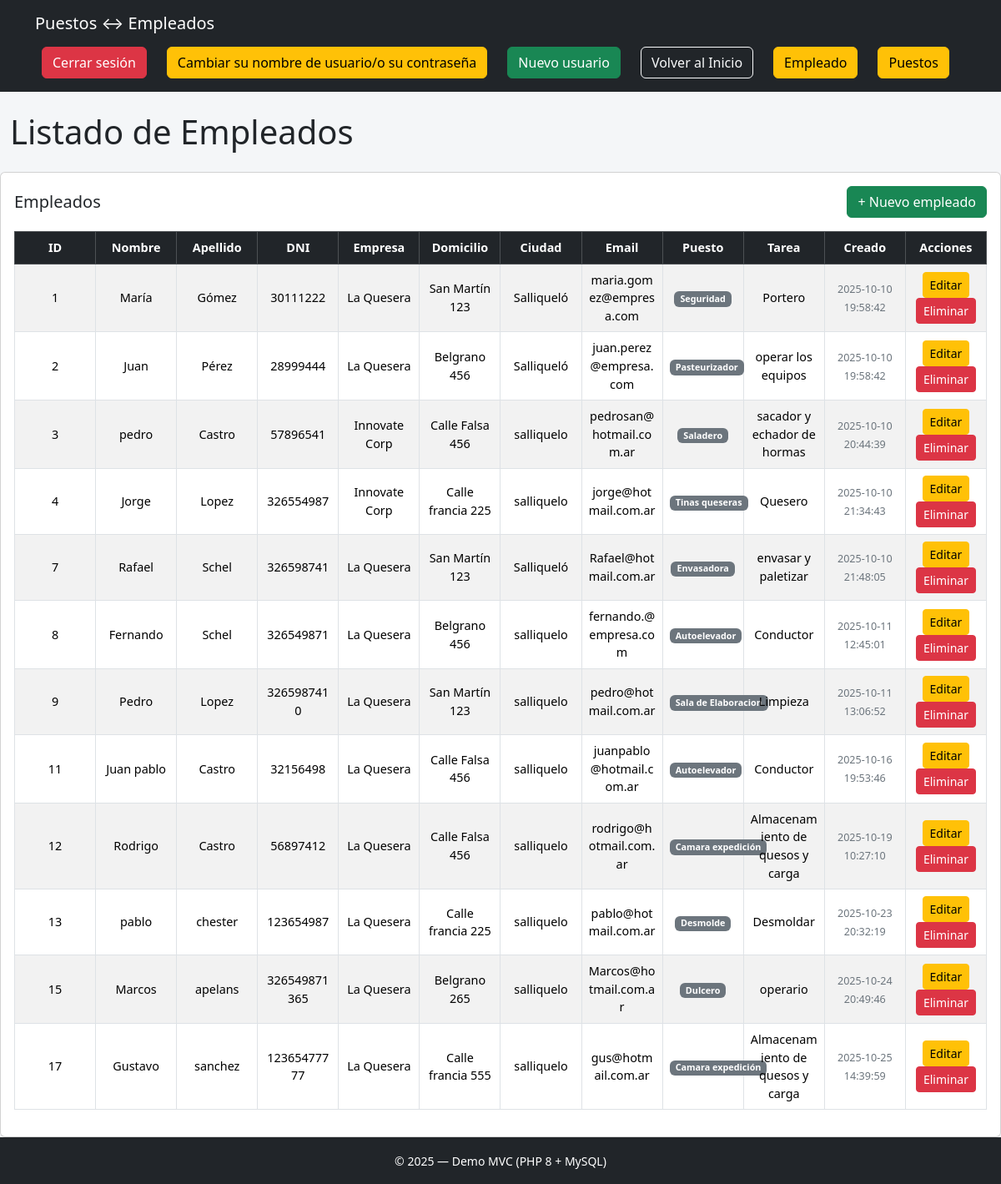
Page /trabajo_practico_dos_tablas/index.php?c=empleado&a=list (signed in) on the committed database.
### tables this page shows
CREATE TABLE `empleados` (
  `id` int(10) UNSIGNED NOT NULL,
  `nombre` varchar(80) NOT NULL,
  `apellido` varchar(80) NOT NULL,
  `dni` varchar(12) NOT NULL,
  `empresa` varchar(120) NOT NULL,
  `domicilio` varchar(120) DEFAULT NULL,
  `ciudad` varchar(80) DEFAULT NULL,
  `provincia` varchar(80) DEFAULT NULL,
  `pais` varchar(60) DEFAULT 'Argentina',
  `telefono` varchar(30) DEFAULT NULL,
  `email` varchar(120) DEFAULT NULL,
  `creado_en` datetime NOT NULL DEFAULT current_timestamp(),
  `puesto_id` int(10) UNSIGNED NOT NULL
);

### trabajo_practico_dos_tablas/index.php (called while the page is built, shortened)
<?php
require_once __DIR__ . '/auth.php';
?>
<?php
$controller = $_GET['c'] ?? 'empleado';
$action     = $_GET['a'] ?? 'list';
$controllerObj = new $controllerClass();
$data = $controllerObj->$action();
$viewPath = __DIR__ . "/views/{$controller}/{$controllerObj->view}.php";
include __DIR__ . "/views/header.php";
include $viewPath;
include __DIR__ . "/views/footer.php";

### trabajo_practico_dos_tablas/model/db.php (called while the page is built, shortened)
<?php
class Db
{
  public function __construct()
  {
    $host = "localhost";
    $user = "root";
    $pass = "";
    $db   = "empresa_1";
    $this->con = @new mysqli($host, $user, $pass, $db);
  }
}

### trabajo_practico_dos_tablas/model/empleado.php (called while the page is built, shortened)
<?php
require_once __DIR__ . '/db.php';
class Empleado {
  private mysqli $con;
  public function __construct() {
    $db = new Db();
    $this->con = $db->con;
  }
  public function all(): array {
  $sql = "SELECT
            e.id,
            e.nombre,
            e.apellido,
            e.dni,
            e.empresa,
            e.domicilio,
            e.ciudad,
            e.provincia,
            e.pais,
            e.telefono,
            e.email,
            e.creado_en,
            COALESCE(p.nombre, '(Sin puesto)') AS puesto,
            COALESCE(p.tarea,  '(Sin tarea)')  AS tarea_puesto
          FROM empleados e
          LEFT JOIN puestos p ON p.id = e.puesto_id
          ORDER BY e.id ASC";
  $res = $this->con->query($sql);
  return $res ? $res->fetch_all(MYSQLI_ASSOC) : [];
}
}

### trabajo_practico_dos_tablas/model/Puesto.php (called while the page is built, shortened)
<?php
require_once __DIR__ . '/db.php';
class Puesto
{
  public function __construct()
  {
    $db = new Db();
  }
}

### trabajo_practico_dos_tablas/controller/empleado.php (called while the page is built, shortened)
<?php
require_once __DIR__ . '/../auth.php';
require_once __DIR__ . '/../model/Empleado.php';
require_once __DIR__ . '/../model/Puesto.php';
class EmpleadoController {
  public Empleado $empleadoModel;
  public function __construct() {
    $this->empleadoModel = new Empleado();
  }
  public function list(): array {
    return [
      'empleados' => $this->empleadoModel->all()
    ];
  }
}

### trabajo_practico_dos_tablas/auth.php (called while the page is built, shortened)
<?php
function isLoggedIn(): bool {
  return !empty($_SESSION['user_id']);
}

### trabajo_practico_dos_tablas/views/empleado/listar.php (the view)
<?php
$lista = $data['empleados'] ?? [];
?>
<div class="card">
  <div class="card-body">
    <div class="d-flex justify-content-between align-items-center mb-3">
      <h5 class="mb-0">Empleados</h5>
      <a class="btn btn-success" href="?c=empleado&a=form">+ Nuevo empleado</a>
    </div>
    <div class="table-responsive">
      <table class="table table-bordered table-striped align-middle text-center"
        style="font-size: 0.9rem; table-layout: fixed; width: 100%;">
        <thead class="table-dark">
          <tr>
            <th>ID</th>
            <th>Nombre</th>
            <th>Apellido</th>
            <th>DNI</th>
            <th>Empresa</th>
            <th>Domicilio</th>
            <th>Ciudad</th>
            <th>Email</th>
            <th>Puesto</th>
            <th>Tarea</th>
            <th>Creado</th>
            <th>Acciones</th>
          </tr>
        </thead>
        <tbody>
          <?php if (empty($lista)): ?>
            <tr>
              <td colspan="12">No hay empleados cargados.</td>
            </tr>
            <?php else: foreach ($lista as $e): ?>
              <tr>
                <td><?= (int)$e['id'] ?></td>
                <td><?= htmlspecialchars($e['nombre']) ?></td>
                <td><?= htmlspecialchars($e['apellido']) ?></td>
                <td><?= htmlspecialchars($e['dni']) ?></td>
                <td><?= htmlspecialchars($e['empresa']) ?></td>
                <td><?= htmlspecialchars($e['domicilio'] ?? '') ?></td>
                <td><?= htmlspecialchars($e['ciudad'] ?? '') ?></td>
                <td><?= htmlspecialchars($e['email'] ?? '') ?></td>
                <td><span class="badge bg-secondary"><?= htmlspecialchars($e['puesto']) ?></span></td>
                <td><?= htmlspecialchars($e['tarea_puesto']) ?></td>
                <td><small><?= htmlspecialchars($e['creado_en'] ?? '') ?></small></td>
                <td>
                  <a class="btn btn-sm btn-warning" href="?c=empleado&a=edit&id=<?= (int)$e['id'] ?>">Editar</a>
                  <a class="btn btn-sm btn-danger"
                    href="?c=empleado&a=delete&id=<?= (int)$e['id'] ?>"
                    onclick="return confirm('¿Eliminar empleado?');">Eliminar</a>
                </td>
              </tr>
          <?php endforeach;
          endif; ?>
        </tbody>
      </table>
    </div>
  </div>
</div>

### trabajo_practico_dos_tablas/views/header.php (style rules this page uses)
body { background:#f4f6f8; }
td, th { word-break: break-word; }
td small { color:#6c757d; }

### rows in the picture
empleados: id "1", nombre "María", apellido "Gómez", dni "30111222", empresa "La Quesera", domicilio "San Martín 123", ciudad "Salliqueló", email "maria.gomez@empresa.com", puesto "Seguridad", tarea_puesto "Portero", creado_en "2025-10-10 19:58:42"
empleados: id "2", nombre "Juan", apellido "Pérez", dni "28999444", empresa "La Quesera", domicilio "Belgrano 456", ciudad "Salliqueló", email "juan.perez@empresa.com", puesto "Pasteurizador", tarea_puesto "operar los equipos", creado_en "2025-10-10 19:58:42"
empleados: id "3", nombre "pedro", apellido "Castro", dni "57896541", empresa "Innovate Corp", domicilio "Calle Falsa 456", ciudad "salliquelo", email "pedrosan@hotmail.com.ar", puesto "Saladero", tarea_puesto "sacador y echador de hormas", creado_en "2025-10-10 20:44:39"
empleados: id "4", nombre "Jorge", apellido "Lopez", dni "326554987", empresa "Innovate Corp", domicilio "Calle francia 225", ciudad "salliquelo", email "jorge@hotmail.com.ar", puesto "Tinas queseras", tarea_puesto "Quesero", creado_en "2025-10-10 21:34:43"
empleados: id "7", nombre "Rafael", apellido "Schel", dni "326598741", empresa "La Quesera", domicilio "San Martín 123", ciudad "Salliqueló", email "Rafael@hotmail.com.ar", puesto "Envasadora", tarea_puesto "envasar y paletizar", creado_en "2025-10-10 21:48:05"
empleados: id "8", nombre "Fernando", apellido "Schel", dni "326549871", empresa "La Quesera", domicilio "Belgrano 456", ciudad "salliquelo", email "fernando.@empresa.com", puesto "Autoelevador", tarea_puesto "Conductor", creado_en "2025-10-11 12:45:01"
empleados: id "9", nombre "Pedro", apellido "Lopez", dni "3265987410", empresa "La Quesera", domicilio "San Martín 123", ciudad "salliquelo", email "pedro@hotmail.com.ar", puesto "Sala de Elaboracion", tarea_puesto "Limpieza", creado_en "2025-10-11 13:06:52"
empleados: id "11", nombre "Juan pablo", apellido "Castro", dni "32156498", empresa "La Quesera", domicilio "Calle Falsa 456", ciudad "salliquelo", email "juanpablo@hotmail.com.ar", puesto "Autoelevador", tarea_puesto "Conductor", creado_en "2025-10-16 19:53:46"
empleados: id "12", nombre "Rodrigo", apellido "Castro", dni "56897412", empresa "La Quesera", domicilio "Calle Falsa 456", ciudad "salliquelo", email "rodrigo@hotmail.com.ar", puesto "Camara expedición", tarea_puesto "Almacenamiento de quesos y carga", creado_en "2025-10-19 10:27:10"
empleados: id "13", nombre "pablo", apellido "chester", dni "123654987", empresa "La Quesera", domicilio "Calle francia 225", ciudad "salliquelo", email "pablo@hotmail.com.ar", puesto "Desmolde", tarea_puesto "Desmoldar", creado_en "2025-10-23 20:32:19"
empleados: id "15", nombre "Marcos", apellido "apelans", dni "326549871365", empresa "La Quesera", domicilio "Belgrano 265", ciudad "salliquelo", email "Marcos@hotmail.com.ar", puesto "Dulcero", tarea_puesto "operario", creado_en "2025-10-24 20:49:46"
empleados: id "17", nombre "Gustavo", apellido "sanchez", dni "12365477777", empresa "La Quesera", domicilio "Calle francia 555", ciudad "salliquelo", email "gus@hotmail.com.ar", puesto "Camara expedición", tarea_puesto "Almacenamiento de quesos y carga", creado_en "2025-10-25 14:39:59"

### other values in the picture
$page_title "Listado de Empleados"
